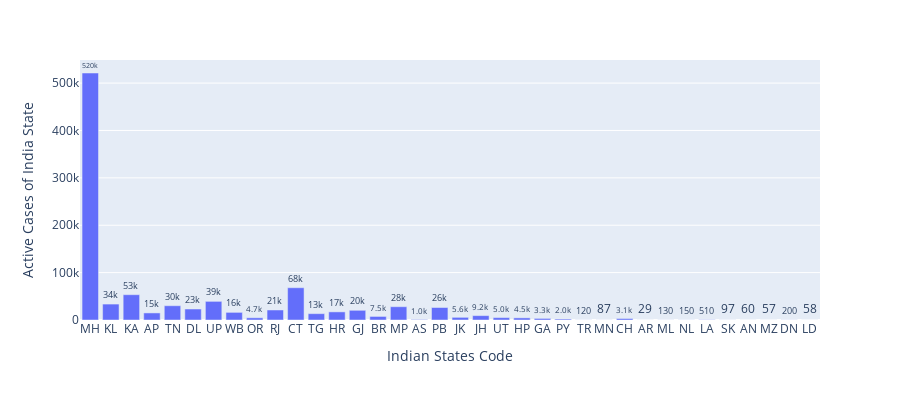

Write notebook code for a chart like this one.
### Code cell
fig = px.bar(df.loc[1:36], x='State_code', y='Active',text='Active',labels={'Active':'Active Cases of India State','State_code':'Indian States Code'}, height=400)
fig.update_traces(texttemplate='%{text:.2s}', textposition='outside')
fig.update_layout(uniformtext_minsize=8)
fig.show()

### Figure 1 — Plotly figure (JSON) as saved in the notebook; plotly's stock layout.template omitted (floating-point values rounded to 4 significant figures)
{"data": [{"alignmentgroup": "True", "hovertemplate": "Indian States Code=%{x}<br>Active Cases of India State=%{text}<extra></extra>", "legendgroup": "", "marker": {"color": "#636efa"}, "name": "", "offsetgroup": "", "orientation": "v", "showlegend": false, "text": [521317, 33619, 53395, 14913, 30131, 23181, 39338, 16109, 4660, 21132, 68125, 13362, 17129, 20473, 7504, 28060, 1023, 26389, 5623, 9249, 5042, 4513, 3331, 2000, 124, 87, 3115, 29, 131, 148, 505, 97, 60, 57, 204, 58], "textposition": "outside", "texttemplate": "%{text:.2s}", "type": "bar", "x": ["MH", "KL", "KA", "AP", "TN", "DL", "UP", "WB", "OR", "RJ", "CT", "TG", "HR", "GJ", "BR", "MP", "AS", "PB", "JK", "JH", "UT", "HP", "GA", "PY", "TR", "MN", "CH", "AR", "ML", "NL", "LA", "SK", "AN", "MZ", "DN", "LD"], "xaxis": "x", "y": [521317, 33619, 53395, 14913, 30131, 23181, 39338, 16109, 4660, 21132, 68125, 13362, 17129, 20473, 7504, 28060, 1023, 26389, 5623, 9249, 5042, 4513, 3331, 2000, 124, 87, 3115, 29, 131, 148, 505, 97, 60, 57, 204, 58], "yaxis": "y"}], "layout": {"barmode": "relative", "height": 400, "legend": {"tracegroupgap": 0}, "margin": {"t": 60}, "uniformtext": {"minsize": 8}, "xaxis": {"anchor": "y", "domain": [0, 1], "title": {"text": "Indian States Code"}}, "yaxis": {"anchor": "x", "domain": [0, 1], "title": {"text": "Active Cases of India State"}}}}
